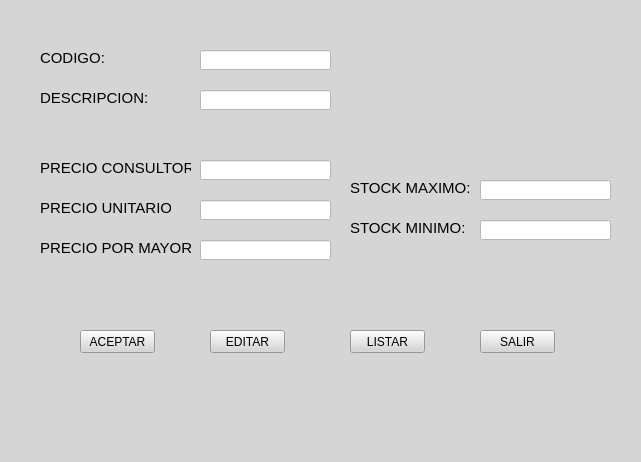
<?xml version="1.0" encoding="UTF-8"?>
<ui version="4.0">
 <class>MProductos</class>
 <widget class="QMainWindow" name="MProductos">
  <property name="geometry">
   <rect>
    <x>0</x>
    <y>0</y>
    <width>641</width>
    <height>462</height>
   </rect>
  </property>
  <property name="windowTitle">
   <string>MainWindow</string>
  </property>
  <property name="styleSheet">
   <string notr="true">background-color: rgb(213, 213, 213);</string>
  </property>
  <widget class="QWidget" name="centralwidget">
   <widget class="QLabel" name="label">
    <property name="geometry">
     <rect>
      <x>40</x>
      <y>50</y>
      <width>71</width>
      <height>16</height>
     </rect>
    </property>
    <property name="font">
     <font>
      <pointsize>11</pointsize>
     </font>
    </property>
    <property name="text">
     <string>CODIGO:</string>
    </property>
   </widget>
   <widget class="QLabel" name="label_2">
    <property name="geometry">
     <rect>
      <x>40</x>
      <y>90</y>
      <width>111</width>
      <height>16</height>
     </rect>
    </property>
    <property name="font">
     <font>
      <pointsize>11</pointsize>
     </font>
    </property>
    <property name="text">
     <string>DESCRIPCION:</string>
    </property>
   </widget>
   <widget class="QLabel" name="label_3">
    <property name="geometry">
     <rect>
      <x>40</x>
      <y>200</y>
      <width>131</width>
      <height>16</height>
     </rect>
    </property>
    <property name="font">
     <font>
      <pointsize>11</pointsize>
     </font>
    </property>
    <property name="text">
     <string>PRECIO UNITARIO:</string>
    </property>
   </widget>
   <widget class="QLabel" name="label_4">
    <property name="geometry">
     <rect>
      <x>350</x>
      <y>180</y>
      <width>131</width>
      <height>16</height>
     </rect>
    </property>
    <property name="font">
     <font>
      <pointsize>11</pointsize>
     </font>
    </property>
    <property name="text">
     <string>STOCK MAXIMO:</string>
    </property>
   </widget>
   <widget class="QLabel" name="label_5">
    <property name="geometry">
     <rect>
      <x>350</x>
      <y>220</y>
      <width>131</width>
      <height>16</height>
     </rect>
    </property>
    <property name="font">
     <font>
      <pointsize>11</pointsize>
     </font>
    </property>
    <property name="text">
     <string>STOCK MINIMO:</string>
    </property>
   </widget>
   <widget class="QLineEdit" name="txtCodigo">
    <property name="geometry">
     <rect>
      <x>200</x>
      <y>50</y>
      <width>131</width>
      <height>20</height>
     </rect>
    </property>
    <property name="styleSheet">
     <string notr="true">background-color: rgb(255, 255, 255);</string>
    </property>
   </widget>
   <widget class="QLineEdit" name="txtDescri">
    <property name="geometry">
     <rect>
      <x>200</x>
      <y>90</y>
      <width>131</width>
      <height>20</height>
     </rect>
    </property>
    <property name="styleSheet">
     <string notr="true">background-color: rgb(255, 255, 255);</string>
    </property>
   </widget>
   <widget class="QLineEdit" name="txtPUnitario">
    <property name="geometry">
     <rect>
      <x>200</x>
      <y>200</y>
      <width>131</width>
      <height>20</height>
     </rect>
    </property>
    <property name="styleSheet">
     <string notr="true">background-color: rgb(255, 255, 255);</string>
    </property>
   </widget>
   <widget class="QLineEdit" name="txtSMax">
    <property name="geometry">
     <rect>
      <x>480</x>
      <y>180</y>
      <width>131</width>
      <height>20</height>
     </rect>
    </property>
    <property name="styleSheet">
     <string notr="true">background-color: rgb(255, 255, 255);</string>
    </property>
   </widget>
   <widget class="QLineEdit" name="txtSMin">
    <property name="geometry">
     <rect>
      <x>480</x>
      <y>220</y>
      <width>131</width>
      <height>20</height>
     </rect>
    </property>
    <property name="styleSheet">
     <string notr="true">background-color: rgb(255, 255, 255);</string>
    </property>
   </widget>
   <widget class="QPushButton" name="btnAceptar">
    <property name="geometry">
     <rect>
      <x>80</x>
      <y>330</y>
      <width>75</width>
      <height>23</height>
     </rect>
    </property>
    <property name="styleSheet">
     <string notr="true"/>
    </property>
    <property name="text">
     <string>ACEPTAR</string>
    </property>
   </widget>
   <widget class="QPushButton" name="btnEditar2">
    <property name="geometry">
     <rect>
      <x>210</x>
      <y>330</y>
      <width>75</width>
      <height>23</height>
     </rect>
    </property>
    <property name="text">
     <string>EDITAR</string>
    </property>
   </widget>
   <widget class="QPushButton" name="btnListar2">
    <property name="geometry">
     <rect>
      <x>350</x>
      <y>330</y>
      <width>75</width>
      <height>23</height>
     </rect>
    </property>
    <property name="text">
     <string>LISTAR</string>
    </property>
   </widget>
   <widget class="QPushButton" name="btnSalir2">
    <property name="geometry">
     <rect>
      <x>480</x>
      <y>330</y>
      <width>75</width>
      <height>23</height>
     </rect>
    </property>
    <property name="text">
     <string>SALIR</string>
    </property>
   </widget>
   <widget class="QLabel" name="label_6">
    <property name="geometry">
     <rect>
      <x>40</x>
      <y>240</y>
      <width>151</width>
      <height>16</height>
     </rect>
    </property>
    <property name="font">
     <font>
      <pointsize>11</pointsize>
     </font>
    </property>
    <property name="text">
     <string>PRECIO POR MAYOR:</string>
    </property>
   </widget>
   <widget class="QLabel" name="label_7">
    <property name="geometry">
     <rect>
      <x>40</x>
      <y>160</y>
      <width>151</width>
      <height>16</height>
     </rect>
    </property>
    <property name="font">
     <font>
      <pointsize>11</pointsize>
     </font>
    </property>
    <property name="text">
     <string>PRECIO CONSULTOR:</string>
    </property>
   </widget>
   <widget class="QLineEdit" name="txtPConsultor">
    <property name="geometry">
     <rect>
      <x>200</x>
      <y>160</y>
      <width>131</width>
      <height>20</height>
     </rect>
    </property>
    <property name="styleSheet">
     <string notr="true">background-color: rgb(255, 255, 255);</string>
    </property>
   </widget>
   <widget class="QLineEdit" name="txtPMayor">
    <property name="geometry">
     <rect>
      <x>200</x>
      <y>240</y>
      <width>131</width>
      <height>20</height>
     </rect>
    </property>
    <property name="styleSheet">
     <string notr="true">background-color: rgb(255, 255, 255);</string>
    </property>
   </widget>
  </widget>
  <widget class="QMenuBar" name="menubar">
   <property name="geometry">
    <rect>
     <x>0</x>
     <y>0</y>
     <width>641</width>
     <height>21</height>
    </rect>
   </property>
  </widget>
  <widget class="QStatusBar" name="statusbar"/>
 </widget>
 <resources/>
 <connections/>
</ui>
